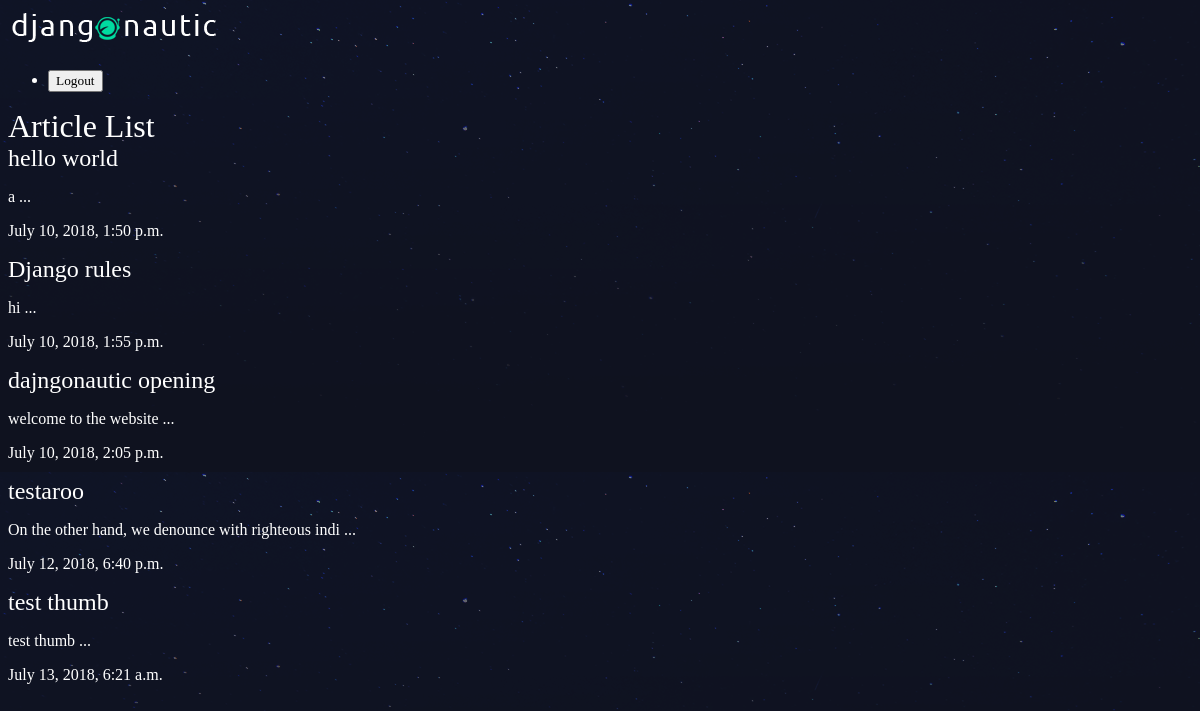
The app's page /articles/ with its own data.
### articles/models.py (models this page shows, shortened)
class Article(models.Model):
    title = models.CharField(max_length=100)
    slug = models.SlugField()
    body = models.TextField()
    date = models.DateTimeField(auto_now_add=True)
    thumb = models.ImageField(default='default.png', blank=True)
    def snippet(self):
        return self.body[:50] + ' ...'

### articles/views.py (the view)
# urls.py: path('', views.article_list, name='list'),
def article_list(request):
    articles = Article.objects.all().order_by('date')
    return render(request, 'articles/article_list.html', {'articles':articles})

### articles/templates/articles/article_list.html
{% extends 'base_layout.html' %}
{% block content %}
    <h1>Article List</h1>
    <div class="articles">
        {% for article in articles %}
        <div class="article">
            <h2><a href="{% url 'articles:detail' slug=article.slug %}">{{ article.title }}</a></h2>
            <p>{{ article.snippet }}</p>
            <p>{{ article.date }}</p>
        </div>
        {% endfor %}
    </div>
{% endblock %}

### templates/base_layout.html (shortened to what this page needs)
{% load static from staticfiles %}
<!DOCTYPE html>
<html>
    <head>
        <link rel="stylesheet" href="{% static 'styles.css' %}">
    </head>
    <body>
        <div class="wrapper">
            <h1><a href="{% url 'articles:list' %}"><img src="{% static 'logo.png' %}"></a></h1>
            <nav>
                <ul>
                    <li>
                        <form class="logout-link" action="{% url 'accounts:logout' %}" method="post">
                            <button type="submit">Logout</button>
                        </form>
                    </li>
                </ul>
            </nav>
            {% block content %}
            {% endblock %}
        </div>
    </body>
</html>

### assets/styles.css (style rules this page uses)
body { background-color: #0f121f; background-image: url(stars.png); background-repeat-y: no-repeat; color: #fff; }
body * { font-family: Ubuntu; }
h1, h2, h3, h4, h5 { font-weight: normal; margin: 0; }
a, a:hover, a:visited { color: #fff; text-decoration: none; }

### records on screen
Article: title "hello world", snippet "a ...", date "July 10, 2018, 1:50 p.m."
Article: title "Django rules", snippet "hi ...", date "July 10, 2018, 1:55 p.m."
Article: title "dajngonautic opening", snippet "welcome to the website ...", date "July 10, 2018, 2:05 p.m."
Article: title "testaroo", snippet "On the other hand, we denounce with righteous indi ...", date "July 12, 2018, 6:40 p.m."
Article: title "test thumb", snippet "test thumb ...", date "July 13, 2018, 6:21 a.m."
